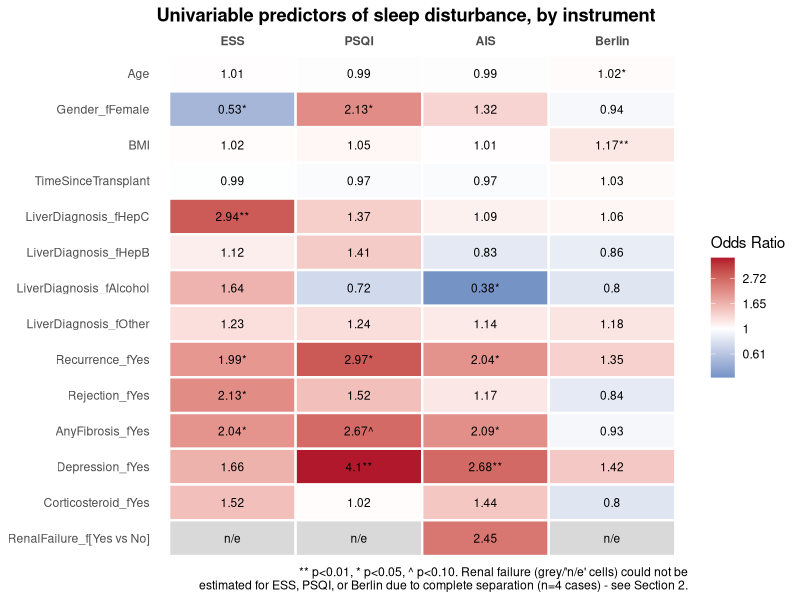
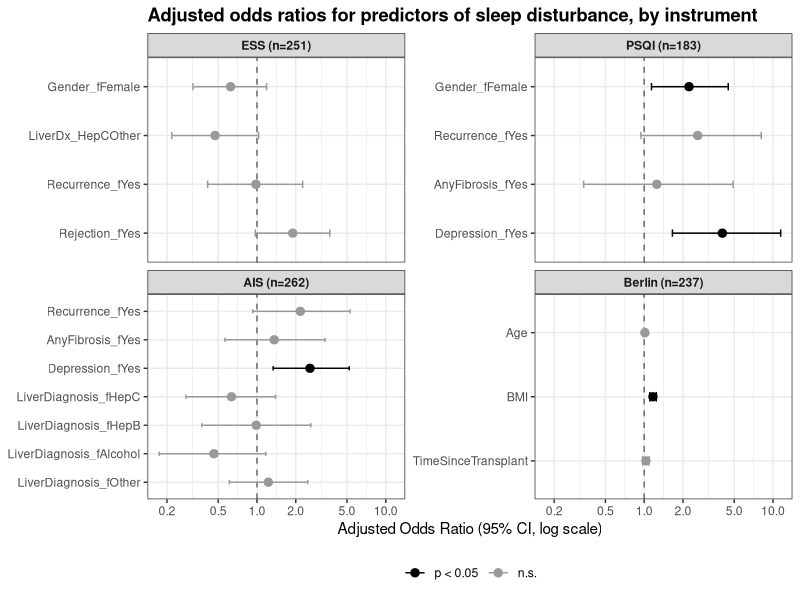

Reproduce these figures in R, in order. (Note: this script raises an error after producing the figures.)
## BTC1859 - Team 1
# Predictors of Sleep Disturbance (logistic regression)

# Own:
#   univariable predictor analyses;
# logistic regression;
# adjusted models;
# odds ratios and 95% CI;
# model diagnostics;
# predictor table/forest plot;
# corresponding Methods + Results.
# Also investigate odd issues such as renal failure having only four cases.
# Presentation: Which patients are most likely to have sleep disturbance?
#   


# Installing packages
if (!require("ggplot2")) install.packages("ggplot2")
library(ggplot2)

if (!require("car")) install.packages("car")
rm(list=ls())
library(car)
# ---------------------------------------------------------------
# 0. LOAD DATA
# ---------------------------------------------------------------

df <- read.csv("project_data_cleaned.csv")

# Recode factors with meaningful labels (per data dictionary)
df$Gender_f          <- factor(df$Gender, levels=c(1,2), 
                               labels=c("Male","Female"))
df$LiverDiagnosis_f  <- factor(df$LiverDiagnosis, levels=c(1,2,3,4,5),
                               labels=c("HepC","HepB","PSC_PBC_AHA","Alcohol","Other"))
df$LiverDiagnosis_f  <- relevel(df$LiverDiagnosis_f, ref="PSC_PBC_AHA")  # largest group as reference

df$Recurrence_f      <- factor(df$Recurrence,     levels=c(0,1), 
                               labels=c("No","Yes"))
df$Rejection_f       <- factor(df$Rejection,      levels=c(0,1), 
                               labels=c("No","Yes"))
df$AnyFibrosis_f     <- factor(df$AnyFibrosis,    levels=c(0,1), 
                               labels=c("No","Yes"))
df$RenalFailure_f    <- factor(df$RenalFailure,   levels=c(0,1), 
                               labels=c("No","Yes"))
df$Depression_f      <- factor(df$Depression,     levels=c(0,1), 
                               labels=c("No","Yes"))
df$Corticosteroid_f  <- factor(df$Corticosteroid, levels=c(0,1), 
                               labels=c("No","Yes"))

# The four binary sleep disturbance outcomes (done during cleaning)
# ESS_binary   : ESS > 10   (excessive daytime sleepiness)
# PSQI_binary  : PSQI > 4   (poor sleep quality)
# AIS_binary   : AIS > 5    (insomnia)
# Berlin_binary: Berlin scale 

# ---------------------------------------------------------------
# 1. PREVALENCE OF SLEEP DISTURBANCE
# ---------------------------------------------------------------

prevalence <- function(x) {
  n_valid <- sum(!is.na(x))
  n_pos   <- sum(x, na.rm=TRUE)
  ci <- prop.test(n_pos, n_valid)$conf.int   # Wilson score interval (with continuity correction)
  c(n_valid=n_valid, n_positive=n_pos,
    prevalence_pct=round(100*n_pos/n_valid,1),
    CI_low_pct=round(100*ci[1],1), CI_high_pct=round(100*ci[2],1))
}

sapply(df[,c("ESS_binary","PSQI_binary","AIS_binary","Berlin_binary")], prevalence)

# NOTE: PSQI has substantially more missing data (~32%) than the other three
# instruments (~2-6%). This should be flagged as a limitation - any PSQI-based
# model runs on a smaller and possibly non-random subsample.

# ---------------------------------------------------------------
# 2. THE RENAL FAILURE ISSUE (only 4/268 patients)
# ---------------------------------------------------------------

for (out in c("ESS_binary","PSQI_binary","AIS_binary","Berlin_binary")) {
  cat("\n---", out, "vs RenalFailure ---\n")
  tab <- table(df$RenalFailure_f, df[[out]])
  print(tab)
  print(fisher.test(tab))
}

# All four Fisher's exact tests are non-significant (p = 0.16-0.63).
# Including RenalFailure as a predictor in the logistic models causes
# (quasi-)complete separation for ESS, PSQI, and Berlin (all 4 renal-failure
# patients fall in a single outcome category for those three measures) -
# glm() will throw "fitted probabilities numerically 0 or 1 occurred" and
# produce a degenerate OR/CI. RenalFailure is therefore EXCLUDED from the
# multivariable models below and reported descriptively only. Suggested
# write-up language:
# "Renal failure showed no significant association with any sleep
# disturbance measure (Fisher's exact p = 0.16-0.63); however, with only
# 4 renal-failure patients in the sample, these estimates are too
# imprecise to draw firm conclusions."

# ---------------------------------------------------------------
# 3. UNIVARIABLE ANALYSES
# ---------------------------------------------------------------
# Screen each predictor individually against each outcome.
# Candidates: Age, Gender, BMI, TimeSinceTransplant, LiverDiagnosis,
# Recurrence, Rejection, AnyFibrosis, Depression, Corticosteroid
# (RenalFailure handled separately above via Fisher's exact test)

outcomes <- c("ESS_binary","PSQI_binary","AIS_binary","Berlin_binary")
predictors <- c("Age","Gender_f","BMI","TimeSinceTransplant","LiverDiagnosis_f",
                "Recurrence_f","Rejection_f","AnyFibrosis_f","Depression_f","Corticosteroid_f")

# Collect every predictor row (across all models) into one tidy data frame,
# used both for the printed table and the heatmap below
univariable_results <- data.frame()
for (out in outcomes) {
  for (pred in predictors) {
    f <- as.formula(paste(out, "~", pred))
    m <- glm(f, data=df, family=binomial)
    co <- summary(m)$coefficients
    ci <- confint(m)
    rows <- data.frame(
      outcome = out,
      term    = rownames(co)[-1],
      OR      = exp(co[-1, 1]),
      CI_low  = exp(ci[-1, 1]),
      CI_high = exp(ci[-1, 2]),
      p_value = co[-1, 4],
      row.names = NULL
    )
    cat("\n===", out, "~", pred, "===\n")
    print(round(cbind(OR=rows$OR, CI_low=rows$CI_low, CI_high=rows$CI_high, p=rows$p_value), 3))
    univariable_results <- rbind(univariable_results, rows)
  }
}

write.csv(univariable_results, "univariable_OR_CI_p_table.csv", row.names = FALSE)

# ---------------------------------------------------------------
# 3b. HEATMAP OF UNIVARIABLE ORs (ggplot2)
# ---------------------------------------------------------------
# Compact alternative view of the same univariable_results table: predictors
# as rows, outcomes as columns, cell color = OR (log scale, diverging around
# OR=1), cell label = OR value with significance stars.

heat_data <- univariable_results
heat_data$sig_label <- with(heat_data,
                            paste0(round(OR, 2),
                                   ifelse(p_value < 0.01, "**",
                                          ifelse(p_value < 0.05, "*",
                                                 ifelse(p_value < 0.10, "^", "")))))

# Add RenalFailure back in for visual completeness. It was excluded from the
# univariable loop above because 3 of 4 outcomes hit complete separation
# (see Section 2); only AIS produced an estimable OR. The "not estimable"
# cells are shown as blank/grey tiles with an "n/e" label instead of a number.
renal_rows <- data.frame(
  outcome = c("ESS_binary","PSQI_binary","AIS_binary","Berlin_binary"),
  term    = "RenalFailure_f[Yes vs No]",
  OR      = c(NA, NA, 2.45, NA),
  CI_low  = NA, CI_high = NA,
  p_value = c(NA, NA, 0.440, NA),
  sig_label = c("n/e", "n/e", "2.45", "n/e")
)
heat_data <- rbind(heat_data, renal_rows)

heat_data$outcome <- factor(heat_data$outcome,
                            levels = c("ESS_binary","PSQI_binary","AIS_binary","Berlin_binary"),
                            labels = c("ESS","PSQI","AIS","Berlin"))
# keep predictors in a sensible reading order (reverse for top-to-bottom display)
heat_data$term <- factor(heat_data$term, levels = rev(unique(heat_data$term)))

ggplot(heat_data, aes(x = outcome, y = term, fill = log(OR))) +
  geom_tile(color = "white", linewidth = 0.8) +
  geom_text(aes(label = sig_label), size = 3) +
  scale_fill_gradient2(low = "#2166AC", mid = "white", high = "#B2182B", midpoint = 0,
                       na.value = "#D9D9D9",
                       name = "Odds Ratio", labels = function(x) round(exp(x), 2)) +
  scale_x_discrete(position = "top") +
  labs(x = NULL, y = NULL,
       title = "Univariable predictors of sleep disturbance, by instrument",
       caption = "** p<0.01, * p<0.05, ^ p<0.10. Renal failure (grey/'n/e' cells) could not be\nestimated for ESS, PSQI, or Berlin due to complete separation (n=4 cases) - see Section 2.") +
  theme_minimal(base_size = 11) +
  theme(panel.grid = element_blank(),
        axis.text.x = element_text(face = "bold"),
        plot.title = element_text(face = "bold"))

ggsave("univariable_heatmap.png", width = 8, height = 9.5, dpi = 300)

# ---------------------------------------------------------------
# 4. MULTIVARIABLE MODELS
# ---------------------------------------------------------------

# Predictor sets were chosen by: (a) univariable screening at p<0.20, then
# (b) trimming to respect the rule-of-thumb sample size restriction
# (p < m/15, where m = size of the smaller outcome class - see Lecture 9).
# RenalFailure excluded from all four models (see Section 2).
 
## --- Model 1: ESS ---
# m/15 budget ~4 predictors (m=67, smaller class among n=251)
# LiverDiagnosis collapsed to Hep C vs Other (1 df instead of 4) to fit budget,
# since only the Hep C level was significant univariably.
df$LiverDx_HepC <- factor(ifelse(df$LiverDiagnosis==1,"HepC","Other"))
 
ess_model <- glm(ESS_binary ~ Gender_f + LiverDx_HepC + Recurrence_f + Rejection_f,
                  data=df, family=binomial)
summary(ess_model)
round(cbind(OR=exp(coef(ess_model)), exp(confint(ess_model))), 3)
vif(ess_model)
 
# Compare against the larger "fully screened" model (all p<0.20 predictors,
# before budget trimming) to justify the simpler model:
ess_full <- glm(ESS_binary ~ Gender_f + LiverDiagnosis_f + Recurrence_f + Rejection_f +
                   AnyFibrosis_f + Depression_f + Corticosteroid_f,
                 data=df, family=binomial)
anova(ess_model, ess_full, test="Chisq")   # non-significant -> simpler model preferred
 
## --- Model 2: PSQI ---
# m/15 budget ~4 predictors (m=66, smaller class among n=183)
psqi_model <- glm(PSQI_binary ~ Gender_f + Recurrence_f + AnyFibrosis_f + Depression_f,
                   data=df, family=binomial)
summary(psqi_model)
round(cbind(OR=exp(coef(psqi_model)), exp(confint(psqi_model))), 3)
vif(psqi_model)
 
psqi_full <- glm(PSQI_binary ~ Gender_f + Recurrence_f + AnyFibrosis_f + Depression_f + BMI,
                  data=df, family=binomial)
 
# NOTE: psqi_model above is fit on n=183 (only limited by PSQI_binary's own
# missingness, since Gender/Recurrence/AnyFibrosis/Depression have no NAs).
# psqi_full adds BMI, which has 23 missing values, dropping n to 165.
# anova() requires both models fit on the IDENTICAL set of rows (Tutorial 9),
# so the reduced model must be refit on psqi_full's subset before comparing -
# comparing psqi_model (n=183) directly against psqi_full (n=165) would error.
psqi_subset <- df[complete.cases(df[, c("PSQI_binary","Gender_f","Recurrence_f",
                                         "AnyFibrosis_f","Depression_f","BMI")]), ]
psqi_model_samesub <- glm(PSQI_binary ~ Gender_f + Recurrence_f + AnyFibrosis_f + Depression_f,
                           data=psqi_subset, family=binomial)
psqi_full_samesub  <- glm(PSQI_binary ~ Gender_f + Recurrence_f + AnyFibrosis_f + Depression_f + BMI,
                           data=psqi_subset, family=binomial)
anova(psqi_model_samesub, psqi_full_samesub, test="Chisq")  # BMI does not improve fit significantly, n=165 for both
 
## --- Model 3: AIS ---
# m/15 budget ~7-8 predictors (m=117, smaller class among n=262)
ais_model <- glm(AIS_binary ~ LiverDiagnosis_f + Recurrence_f + AnyFibrosis_f + Depression_f,
                  data=df, family=binomial)
summary(ais_model)
round(cbind(OR=exp(coef(ais_model)), exp(confint(ais_model))), 3)
vif(ais_model)
 
ais_full <- glm(AIS_binary ~ LiverDiagnosis_f + Recurrence_f + AnyFibrosis_f + Depression_f +
                    Corticosteroid_f, data=df, family=binomial)
anova(ais_model, ais_full, test="Chisq")   # Corticosteroid does not improve fit significantly
 
## --- Model 4: Berlin ---
# m/15 budget ~6-7 predictors (m=89, n = 237, smaller class among n=262)
berlin_model <- glm(Berlin_binary ~ Age + BMI + TimeSinceTransplant,
                     data=df, family=binomial)
summary(berlin_model)
round(cbind(OR=exp(coef(berlin_model)), exp(confint(berlin_model))), 3)
vif(berlin_model)
 
# ---------------------------------------------------------------
# 5. SENSITIVITY ANALYSIS: CONTINUOUS SLEEP SCORES (linear regression)
# ---------------------------------------------------------------
# Uses the raw ESS/PSQI/AIS scores (not dichotomized) with the same predictor
# sets as the corresponding logistic model, to check whether dichotomization
# at the clinical cutoff is discarding useful information. Berlin has no
# continuous version (binary at source), so it is omitted here.

ess_lin  <- lm(ESS  ~ Gender_f + LiverDx_HepC + Recurrence_f + Rejection_f, data=df)
psqi_lin <- lm(PSQI ~ Gender_f + Recurrence_f + AnyFibrosis_f + Depression_f, data=df)
ais_lin  <- lm(AIS  ~ LiverDiagnosis_f + Recurrence_f + AnyFibrosis_f + Depression_f, data=df)

summary(ess_lin);  shapiro.test(resid(ess_lin))
summary(psqi_lin); shapiro.test(resid(psqi_lin))
summary(ais_lin);  shapiro.test(resid(ais_lin))

# Residuals show mild non-normality (Shapiro-Wilk p<0.001 for all three) -
# common for right-skewed psychometric scores. With n=180-260, OLS estimates
# remain reasonably robust; note this as a limitation rather than a fatal flaw.
# NOTE: using the continuous ESS score, "Rejection" is significant (p=0.006)
# even though it was only borderline (p=0.068) in the binary ESS model -
# a concrete example of information lost by dichotomizing at the cutoff.

# ---------------------------------------------------------------
# 6. FOREST PLOT OF ADJUSTED ODDS RATIOS (ggplot2, faceted)
# ---------------------------------------------------------------

# Tidy a glm model's output (OR, 95% CI, p) into a plotting data frame,
# excluding the intercept row
tidy_glm <- function(model, outcome_label) {
  co <- summary(model)$coefficients
  ci <- confint(model)
  data.frame(
    outcome  = outcome_label,
    term     = rownames(co)[-1],
    OR       = exp(co[-1, 1]),
    conf.low = exp(ci[-1, 1]),
    conf.high= exp(ci[-1, 2]),
    p.value  = co[-1, 4],
    row.names = NULL
  )
}

forest_data <- rbind(
  tidy_glm(ess_model,    "ESS (n=251)"),
  tidy_glm(psqi_model,   "PSQI (n=183)"),
  tidy_glm(ais_model,    "AIS (n=262)"),
  tidy_glm(berlin_model, "Berlin (n=237)")
)

forest_data$sig  <- factor(ifelse(forest_data$p.value < 0.05, "p < 0.05", "n.s."),
                           levels = c("p < 0.05","n.s."))
# preserve model-fit order (reversed so first predictor plots at the top)
forest_data$term <- factor(forest_data$term, 
                           levels = rev(unique(forest_data$term)))
forest_data$outcome <- factor(forest_data$outcome,
                              levels = c("ESS (n=251)","PSQI (n=183)",
                                         "AIS (n=262)","Berlin (n=237)"))

# creating the forest plot
forest_plot <- ggplot(forest_data, aes(x = OR, y = term, color = sig)) +
  geom_vline(xintercept = 1, linetype = "dashed", color = "grey40") +
  geom_errorbarh(aes(xmin = conf.low, xmax = conf.high), height = 0.15) +
  geom_point(size = 2.5) +
  scale_x_log10(breaks = c(0.2, 0.5, 1, 2, 5, 10)) +
  scale_color_manual(values = c("p < 0.05" = "black", "n.s." = "grey60")) +
  facet_wrap(~ outcome, scales = "free_y", ncol = 2) +
  labs(x = "Adjusted Odds Ratio (95% CI, log scale)", y = NULL, color = NULL,
       title = "Adjusted odds ratios for predictors of sleep disturbance, by instrument") +
  theme_bw(base_size = 11) +
  theme(legend.position = "bottom",
        strip.text = element_text(face = "bold"),
        plot.title = element_text(face = "bold"))

forest_plot
#ggsave("forest_plot_sleep_disturbance.png", 
     #  plot = forest_plot, width = 11, height = 8, dpi = 300)

df <- read.csv("project_data_cleaned.csv", na.strings = c("NA", ""))

## ---- 1. Recode / label variables we need -----------------------------------


                       
df <- df %>%
  mutate(
    # sleep instruments (continuous)
    ESS  = ESS,
    PSQI = PSQI,
    AIS  = AIS,
    BSS  = Berlin,          # already binary (0/1)
    
    # QoL outcomes
    PCS = PCS,
    MCS = MCS,
    
    # binary sleep-disturbance flags using the clinically accepted cut-offs
    # given in the assignment (NOT the pre-existing "Poor.sleep.quality" /
    # "Insomnia" columns, so that the thresholds are explicit and reproducible)
    ESS_dist  = factor(ifelse(ESS  > 10, "Disturbed", "No disturbance"),
                       levels = c("No disturbance", "Disturbed")),
    PSQI_dist = factor(ifelse(PSQI > 4,  "Disturbed", "No disturbance"),
                       levels = c("No disturbance", "Disturbed")),
    AIS_dist  = factor(ifelse(AIS  > 5,  "Disturbed", "No disturbance"),
                       levels = c("No disturbance", "Disturbed")),
    BSS_dist  = factor(ifelse(BSS  == 1, "Disturbed", "No disturbance"),
                       levels = c("No disturbance", "Disturbed")),
    
    # covariates for the adjusted models, as factors where appropriate
    Gender                      = factor(Gender, levels = c(1, 2),
                                         labels = c("Male", "Female")),
    Liver.Diagnosis             = factor(LiverDiagnosis),
    Recurrence.of.disease       = factor(Recurrence, levels = c(0, 1),
                                         labels = c("No", "Yes")),
    Rejection.graft.dysfunction = factor(Rejection, levels = c(0, 1),
                                         labels = c("No", "Yes")),
    Any.fibrosis                = factor(AnyFibrosis, levels = c(0, 1),
                                         labels = c("No", "Yes")),
    Renal.Failure                = factor(RenalFailure, levels = c(0, 1),
                                          labels = c("No", "Yes")),
    Depression                   = factor(Depression, levels = c(0, 1),
                                          labels = c("No", "Yes")),
    Corticoid                    = factor(Corticosteroid, levels = c(0, 1),
                                          labels = c("No", "Yes")),
    Age                          = Age,
    BMI                          = BMI,
    Time.from.transplant         = TimeSinceTransplant
  )

## =============================================================================
## 9. SIMPLE RELATIONSHIPS: scatterplots + correlation (ESS, PSQI, AIS)
## =============================================================================
## Berlin is binary, so a scatterplot/correlation does not apply to it here;
## it is handled instead in the group-comparison step (section 10).

## ---- 9a. Scatterplots -------------------------------------------------------

plot_scatter <- function(data, xvar, xlab) {
  p_pcs <- ggplot(data, aes(x = .data[[xvar]], y = PCS)) +
    geom_point(alpha = 0.6, na.rm = TRUE) +
    geom_smooth(method = "lm", se = TRUE, colour = "black", na.rm = TRUE) +
    labs(x = xlab, y = "SF-36 Physical Component Score (PCS)",
         title = paste(xlab, "vs. Physical QoL")) +
    theme_bw()
  
  p_mcs <- ggplot(data, aes(x = .data[[xvar]], y = MCS)) +
    geom_point(alpha = 0.6, na.rm = TRUE) +
    geom_smooth(method = "lm", se = TRUE, colour = "black", na.rm = TRUE) +
    labs(x = xlab, y = "SF-36 Mental Component Score (MCS)",
         title = paste(xlab, "vs. Mental QoL")) +
    theme_bw()
  
  list(pcs = p_pcs, mcs = p_mcs)
}

ess_plots  <- plot_scatter(df, "ESS",  "Epworth Sleepiness Scale (ESS)")
psqi_plots <- plot_scatter(df, "PSQI", "Pittsburgh Sleep Quality Index (PSQI)")
ais_plots  <- plot_scatter(df, "AIS",  "Athens Insomnia Scale (AIS)")

# Save all six scatterplots to file (2 outcomes x 3 instruments)
ggsave("scatter_ESS_PCS.png",  ess_plots$pcs,  width = 5, height = 4)
ggsave("scatter_ESS_MCS.png",  ess_plots$mcs,  width = 5, height = 4)
ggsave("scatter_PSQI_PCS.png", psqi_plots$pcs, width = 5, height = 4)
ggsave("scatter_PSQI_MCS.png", psqi_plots$mcs, width = 5, height = 4)
ggsave("scatter_AIS_PCS.png",  ais_plots$pcs,  width = 5, height = 4)
ggsave("scatter_AIS_MCS.png",  ais_plots$mcs,  width = 5, height = 4)

# Optional: combined 3x2 grid if gridExtra/patchwork is available
if (requireNamespace("patchwork", quietly = TRUE)) {
  library(patchwork)
  combined <- (ess_plots$pcs | ess_plots$mcs) /
    (psqi_plots$pcs | psqi_plots$mcs) /
    (ais_plots$pcs | ais_plots$mcs)
  ggsave("scatter_all_sleep_vs_qol.png", combined, width = 10, height = 12)
}

## ---- 9b. Correlations --------------------------------------------------------
## Decision rule: use Pearson by default; switch to Spearman if a scatterplot
## shows a clearly non-linear (but still monotonic) pattern, or if a variable
## is markedly skewed / has influential outliers (PSQI and AIS scores from
## symptom-questionnaires are typically right-skewed with a floor effect at 0,
## which is a common reason to prefer Spearman for these instruments).

check_skew <- function(x) {
  x <- x[!is.na(x)]
  c(n = length(x),
    mean = mean(x), sd = sd(x),
    median = median(x),
    skewness = mean((x - mean(x))^3) / sd(x)^3)
}

skew_tbl <- rbind(
  ESS  = check_skew(df$ESS),
  PSQI = check_skew(df$PSQI),
  AIS  = check_skew(df$AIS)
)
print(round(skew_tbl, 2))

cor_test_both <- function(x, y, xname, yname) {
  ok <- complete.cases(x, y)
  pear <- cor.test(x[ok], y[ok], method = "pearson")
  spear <- cor.test(x[ok], y[ok], method = "spearman", exact = FALSE)
  data.frame(
    sleep_measure = xname, qol_measure = yname, n = sum(ok),
    pearson_r  = round(unname(pear$estimate), 3),
    pearson_p  = signif(pear$p.value, 3),
    spearman_rho = round(unname(spear$estimate), 3),
    spearman_p   = signif(spear$p.value, 3)
  )
}

cor_results <- bind_rows(
  cor_test_both(df$ESS,  df$PCS, "ESS",  "PCS"),
  cor_test_both(df$ESS,  df$MCS, "ESS",  "MCS"),
  cor_test_both(df$PSQI, df$PCS, "PSQI", "PCS"),
  cor_test_both(df$PSQI, df$MCS, "PSQI", "MCS"),
  cor_test_both(df$AIS,  df$PCS, "AIS",  "PCS"),
  cor_test_both(df$AIS,  df$MCS, "AIS",  "MCS")
)

print(cor_results)
# In the report: report Pearson's r when skewness is modest and the
# scatterplot/loess trend looks linear; report Spearman's rho (and explain why)
# for any instrument-outcome pair where skewness is high (e.g., |skew| > 1)
# or the scatterplot suggests a monotonic-but-curved relationship.

write.csv(cor_results, "correlation_results_sleep_vs_qol.csv", row.names = FALSE)

## =============================================================================
## 10. QoL COMPARISON BETWEEN DISTURBED vs. NON-DISTURBED GROUPS
## =============================================================================
## For each instrument (ESS, PSQI, AIS, Berlin): compare mean PCS and mean MCS
## between the "disturbed" and "not disturbed" groups.
## Primary test: Welch two-sample t-test (does NOT assume equal variances -
## more defensible by default than Student's t-test).
## Secondary/robustness check: Wilcoxon rank-sum test, reported if normality
## or equal-variance assumptions look seriously violated (e.g. via
## Shapiro-Wilk test and visual inspection of boxplots/QQ-plots).

compare_groups <- function(data, group_var, outcome_var, sleep_label) {
  d <- data %>% select(grp = all_of(group_var), y = all_of(outcome_var)) %>%
    filter(!is.na(grp), !is.na(y))
  
  # Welch t-test (unequal variances assumed by default)
  tt <- t.test(y ~ grp, data = d)  # Welch by default in R (var.equal = FALSE)
  
  # Wilcoxon rank-sum test as a non-parametric alternative
  wt <- wilcox.test(y ~ grp, data = d)
  
  # Shapiro-Wilk normality check within each group (flag violations)
  shapiro_p <- d %>% group_by(grp) %>%
    summarise(p = tryCatch(shapiro.test(y)$p.value, error = function(e) NA_real_)) %>%
    pull(p)
  
  means <- d %>% group_by(grp) %>%
    summarise(mean = mean(y), sd = sd(y), n = n(), .groups = "drop")
  
  data.frame(
    sleep_measure = sleep_label,
    outcome = outcome_var,
    n_no_disturbance = means$n[means$grp == "No disturbance"],
    mean_no_disturbance = round(means$mean[means$grp == "No disturbance"], 1),
    sd_no_disturbance   = round(means$sd[means$grp == "No disturbance"], 1),
    n_disturbance = means$n[means$grp == "Disturbed"],
    mean_disturbance = round(means$mean[means$grp == "Disturbed"], 1),
    sd_disturbance   = round(means$sd[means$grp == "Disturbed"], 1),
    welch_t_p  = signif(tt$p.value, 3),
    wilcoxon_p = signif(wt$p.value, 3),
    shapiro_p_min = signif(min(shapiro_p, na.rm = TRUE), 3)
  )
}

instruments <- list(
  ESS  = "ESS_dist",
  PSQI = "PSQI_dist",
  AIS  = "AIS_dist",
  Berlin = "BSS_dist"
)

pcs_table <- bind_rows(lapply(names(instruments), function(nm)
  compare_groups(df, instruments[[nm]], "PCS", nm)))

mcs_table <- bind_rows(lapply(names(instruments), function(nm)
  compare_groups(df, instruments[[nm]], "MCS", nm)))

cat("\n--- Physical QoL (PCS) by disturbance group ---\n")
print(pcs_table)
cat("\n--- Mental QoL (MCS) by disturbance group ---\n")
print(mcs_table)

write.csv(pcs_table, "group_comparison_PCS.csv", row.names = FALSE)
write.csv(mcs_table, "group_comparison_MCS.csv", row.names = FALSE)

## Boxplots to accompany the tables
make_boxplot <- function(data, group_var, outcome_var, ylab, title) {
  d <- data %>% filter(!is.na(.data[[group_var]]), !is.na(.data[[outcome_var]]))
  ggplot(d, aes(x = .data[[group_var]], y = .data[[outcome_var]])) +
    geom_boxplot(fill = "grey85", outlier.shape = NA) +
    geom_jitter(width = 0.15, alpha = 0.4) +
    labs(x = NULL, y = ylab, title = title) +
    theme_bw()
}

for (nm in names(instruments)) {
  gv <- instruments[[nm]]
  ggsave(paste0("box_", nm, "_PCS.png"),
         make_boxplot(df, gv, "PCS", "SF-36 PCS", paste(nm, "- Physical QoL")),
         width = 4.5, height = 4)
  ggsave(paste0("box_", nm, "_MCS.png"),
         make_boxplot(df, gv, "MCS", "SF-36 MCS", paste(nm, "- Mental QoL")),
         width = 4.5, height = 4)
}

## =============================================================================
## 11. ADJUSTED LINEAR REGRESSION (one sleep instrument at a time)
## =============================================================================
## Rationale for NOT combining ESS + PSQI + AIS + BSS in a single model:
##  - They are correlated measures of overlapping/related constructs
##    (multicollinearity would inflate SEs and make coefficients unstable
##    and hard to interpret - check with VIF below on a combined model to
##    illustrate this).
##  - PSQI has ~32% missingness in this dataset; forcing it into every
##    model would needlessly drop ~1/3 of subjects from all analyses.
##  - Interpretation is much cleaner one instrument at a time: "a one-point
##    increase in PSQI is associated with an X-point change in PCS/MCS,
##    holding covariates constant."
##
## Adjustment set (per the assignment's demographic/clinical variable list):
##   Age, Gender, BMI, Time.from.transplant, Liver.Diagnosis,
##   Recurrence.of.disease, Rejection.graft.dysfunction, Any.fibrosis,
##   Renal.Failure, Depression, Corticoid

covariates <- c("Age", "Gender", "BMI", "Time.from.transplant",
                "Liver.Diagnosis", "Recurrence.of.disease",
                "Rejection.graft.dysfunction", "Any.fibrosis",
                "Renal.Failure", "Depression", "Corticoid")

fit_adjusted <- function(data, sleep_var, outcome_var, covars) {
  form <- as.formula(
    paste(outcome_var, "~", sleep_var, "+", paste(covars, collapse = " + "))
  )
  model_data <- data %>% select(all_of(outcome_var), all_of(sleep_var), all_of(covars)) %>%
    na.omit()
  fit <- lm(form, data = model_data)
  list(fit = fit, n = nrow(model_data), formula = form)
}

sleep_vars <- c("ESS", "PSQI", "AIS", "BSS")
outcomes   <- c("PCS", "MCS")

adjusted_models <- list()
for (s in sleep_vars) {
  for (o in outcomes) {
    key <- paste(s, o, sep = "_")
    adjusted_models[[key]] <- fit_adjusted(df, s, o, covariates)
  }
}

## ---- 11a. Print tidy summaries for each model -------------------------------

for (key in names(adjusted_models)) {
  m <- adjusted_models[[key]]
  cat("\n=====================================================\n")
  cat("Model:", key, " (n =", m$n, ")\n")
  cat("Formula:", deparse(m$formula), "\n")
  print(kable(tidy(m$fit, conf.int = TRUE) %>%
                mutate(across(where(is.numeric), ~round(., 3)))))
  cat("Adjusted R-squared:", round(summary(m$fit)$adj.r.squared, 3), "\n")
}

## ---- 11b. Diagnostics for each fitted model ---------------------------------
## Check: linearity/homoscedasticity (residuals vs fitted), normality of
## residuals (QQ-plot), and multicollinearity (VIF) for every model.

for (key in names(adjusted_models)) {
  m <- adjusted_models[[key]]$fit
  png(paste0("diagnostics_", key, ".png"), width = 800, height = 800)
  par(mfrow = c(2, 2))
  plot(m)
  dev.off()
  
  cat("\nVIFs for", key, ":\n")
  print(round(vif(m), 2))
}

## ---- 11c. Illustration: why NOT to combine all 4 instruments ---------------
## Fit one combined ("kitchen sink") model on PCS with complete cases across
## all four instruments simultaneously, purely to demonstrate collinearity /
## sample-size loss - NOT recommended as a primary model.

combined_data <- df %>%
  select(PCS, ESS, PSQI, AIS, BSS, all_of(covariates)) %>%
  na.omit()

cat("\nSample size available for the 'kitchen sink' combined model: n =",
    nrow(combined_data), "vs. n =", adjusted_models[["PSQI_PCS"]]$n,
    "for the PSQI-only adjusted model.\n")

combined_fit <- lm(PCS ~ ESS + PSQI + AIS + BSS +
                     Age + Gender + BMI + Time.from.transplant +
                     Liver.Diagnosis + Recurrence.of.disease +
                     Rejection.graft.dysfunction + Any.fibrosis +
                     Renal.Failure + Depression + Corticoid,
                   data = combined_data)

cat("\nVIFs in the combined ('kitchen sink') model (illustrative only):\n")
print(round(vif(combined_fit), 2))

## ---- 11d. Extract a clean summary table of the sleep-instrument coefficient
##      (i.e., the adjusted effect of each sleep measure on each outcome) -----

extract_sleep_coef <- function(key) {
  m <- adjusted_models[[key]]$fit
  s <- adjusted_models[[key]]
  sleep_var <- str_split(key, "_")[[1]][1]
  outcome   <- str_split(key, "_")[[1]][2]
  td <- tidy(m, conf.int = TRUE) %>% filter(term == sleep_var)
  data.frame(
    sleep_measure = sleep_var,
    outcome = outcome,
    n = s$n,
    beta = round(td$estimate, 3),
    ci_low = round(td$conf.low, 3),
    ci_high = round(td$conf.high, 3),
    p_value = signif(td$p.value, 3)
  )
}

sleep_effect_summary <- bind_rows(lapply(names(adjusted_models), extract_sleep_coef))
cat("\n--- Adjusted effect of each sleep instrument on QoL outcomes ---\n")
print(sleep_effect_summary)
write.csv(sleep_effect_summary, "adjusted_sleep_effects_summary.csv", row.names = FALSE)

## =============================================================================
## 11e. Full covariate tables for all 8 adjusted models (appendix table)
## =============================================================================

extract_full_model <- function(key) {
  m <- adjusted_models[[key]]$fit
  n <- adjusted_models[[key]]$n
  parts <- str_split(key, "_")[[1]]
  sleep_var <- parts[1]
  outcome   <- parts[2]
  
  tidy(m, conf.int = TRUE) %>%
    mutate(
      sleep_measure = sleep_var,
      outcome = outcome,
      n = n,
      estimate  = round(estimate, 3),
      conf.low  = round(conf.low, 3),
      conf.high = round(conf.high, 3),
      p.value   = signif(p.value, 3)
    ) %>%
    select(sleep_measure, outcome, n, term, estimate,
           conf.low, conf.high, p.value)
}

full_model_results <- bind_rows(lapply(names(adjusted_models), extract_full_model))

# Optional: flag which terms are significant at the 0.05 level, for quick scanning
full_model_results <- full_model_results %>%
  mutate(significant = ifelse(p.value < 0.05, "*", ""))

print(full_model_results)

write.csv(full_model_results, "full_model_coefficients.csv", row.names = FALSE)

## =============================================================================
## End of Analysis 4 script.
## Suggested report text for each significant sleep-instrument coefficient:
##   "A one-point increase in <instrument> was associated with an estimated
##    <beta>-point <increase/decrease> in <PCS/MCS> (95% CI: <low>, <high>,
##    p = <p>), after adjustment for age, gender, BMI, time since transplant,
##    liver diagnosis, recurrence of disease, rejection/graft dysfunction,
##    fibrosis, renal failure, depression, and corticosteroid use."
## =============================================================================
